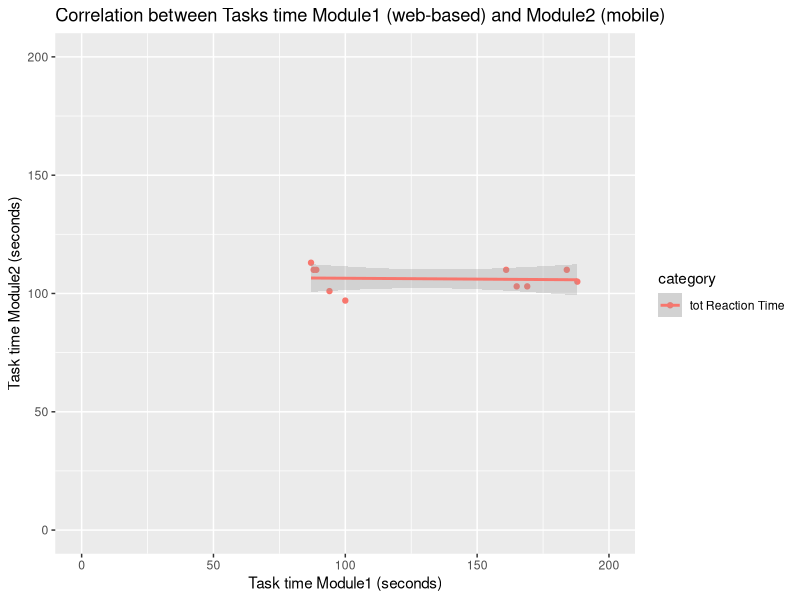

Write the R code that produced this figure.
# value <- matrix(
#           c(44,64,10,39,21,10, #participant1  web
#            36,29,10,13,10,7,  #              mobile
#            47,39,9,35,22,9,   #participant2  web
#            37,30,9,15,9,10,   #              mobile
#            42,48,11,40,18,10, #participant3  web
#            34,28,11,11,10,9,  #              mobile
#            46,42,11,37,19,10, #participant4  web
#            35,31,10,10,10,7,  #              mobile
#            45,58,10,41,22,8,  #participant5  web
#            37,29,10,16,10,8,  #              mobile
#            43,21,10,4,6,4,    #participant6  web
#            33,18,12,27,11,9,  #              mobile
#            45,29,10,3,9,4,    #participant7  web
#            32,15,10,20,10,10, #              mobile
#            40,22,9,5,6,5,     #participant8  web
#            35,19,10,30,9,10,  #              mobile
#            42,25,10,4,8,5,    #participant9  web
#            33,18,11,22,9,8,   #              mobile
#            43,23,9,4,6,4,     #participant10 web
#            32,16,12,31,10,9   #              mobile
# ),byrow=T,nrow=20
# )
# value

web <- matrix(
  c(188,#participant1  web
    161,   #participant2  web
    169, #participant3  web
    165, #participant4  web
    184,  #participant5  web
    88,    #participant6  web
    100,    #participant7  web
    87,     #participant8  web
    94,    #participant9  web
    89     #participant10 web
  ),byrow=T,nrow=10)
web




mobile <- matrix(
  c(105,  #p1            mobile
    110,   #p2            mobile
    103,  #p3            mobile
    103,  #p4            mobile
    110,  #p5            mobile
    110,  #p6            mobile
    97, #p7            mobile
    113,  #p8            mobile
    101,   #p9            mobile
    110   #p10           mobile
  ),byrow=T,nrow=10
)
mobile

# set.seed(150)
# xvalues <- web
# yvalues <- mobile
# data <- data.frame(x = xvalues,y=yvalues)
# data$y <- data$x + data$y
# correlation <- cor(data$x, data$y,method='pearson')
# correlation

set.seed(150)
xvalues <- web
yvalues <- mobile
data <- data.frame(x=rep(xvalues,1),
                   y=rep(yvalues,1),
                   category=
                     rep(c("tot Reaction Time"),each=10))

# data$y[data$category=="tot Reaction Time"] <- 0 + 
#      data$x[data$category=="reactionTime"]/data$y[data$category=="reactionTime"]
  


correlation.one <-
  cor(data$x[data$category=="tot Reaction Time"],
      data$y[data$category=="tot Reaction Time"],method='pearson')

correlation.one


library(ggplot2)
gg <- ggplot(data,aes(x,y,colour=category))+xlim(0,200)+ylim(0,200)
gg <- gg + geom_point()
gg <- gg + geom_smooth(alpha=0.3,method="lm")


labs(
  title = waiver(),
  subtitle = waiver(),
  caption = waiver(),
  tag = waiver(),
  alt = waiver(),
  alt_insight = waiver()
)


gg + labs(x="Task time Module1 (seconds)") + labs(y="Task time Module2 (seconds)") + labs(title = "Correlation between Tasks time Module1 (web-based) and Module2 (mobile)") 

lmTasks = lm(data$y[data$category=="tot Reaction Time"]~data$x[data$category=="tot Reaction Time"],data=data)
summary(lmTasks)

